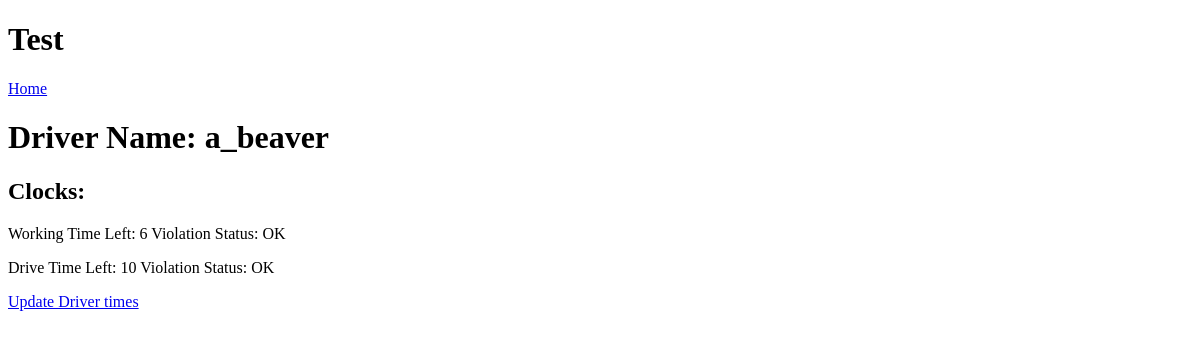
The app's page /1/, older data.
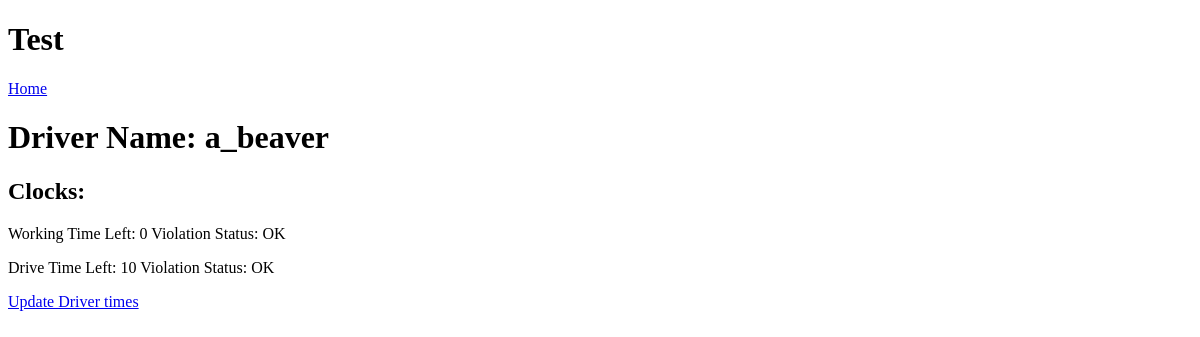
The same page, newer data.
### homework_api/models.py (models this page shows, shortened)
class Driver(models.Model):
    driver = models.ForeignKey(get_user_model(), on_delete=models.CASCADE)
    work_clock = models.IntegerField(default=14)
    drive_clock = models.IntegerField(default=10)
    work_status = models.CharField(max_length=100, default="OK")
    drive_status = models.CharField(max_length=100, default="OK")

### homework_api/views.py (the view)
# urls.py: path('<int:pk>/', DriverDetailView.as_view(), name='details'),
class DriverDetailView(DetailView):
    template_name='details.html'
    model = Driver

### templates/details.html
{% extends 'base.html' %}
{% block content %}
    <div>
        <h1>Driver Name: {{driver.driver}}</h1>
        <h2>Clocks:</h2>
        <p>Working Time Left: {{driver.work_clock}} Violation Status: {{ driver.work_status }}</p>
        <p>Drive Time Left: {{driver.drive_clock}} Violation Status: {{ driver.drive_status }}</p>
    </div>
    <a href="{% url 'update' driver.pk %}">Update Driver times</a>
{% endblock content %}

Row changes from the older to the newer data that the page shows:
changed Driver "OK": work_clock "6" → "0"
